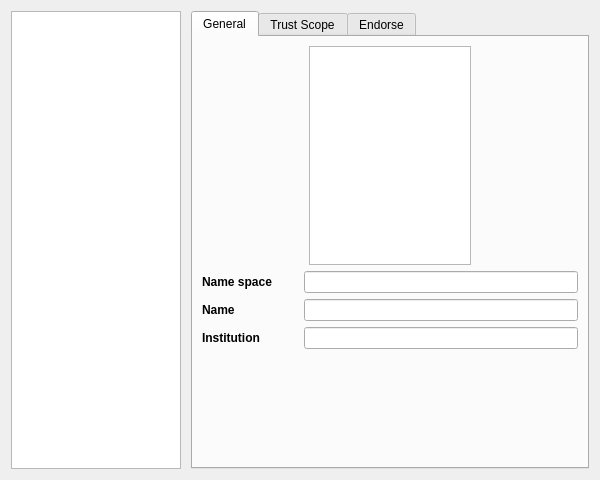
<?xml version="1.0" encoding="UTF-8"?>
<ui version="4.0">
 <class>ContactPanel</class>
 <widget class="QDialog" name="ContactPanel">
  <property name="enabled">
   <bool>true</bool>
  </property>
  <property name="geometry">
   <rect>
    <x>0</x>
    <y>0</y>
    <width>600</width>
    <height>480</height>
   </rect>
  </property>
  <property name="sizePolicy">
   <sizepolicy hsizetype="Preferred" vsizetype="Preferred">
    <horstretch>0</horstretch>
    <verstretch>0</verstretch>
   </sizepolicy>
  </property>
  <property name="windowTitle">
   <string>ChronoChat Contacts</string>
  </property>
  <layout class="QHBoxLayout" name="horizontalLayout_5">
   <item>
    <layout class="QHBoxLayout" name="ContactPanelLayout" stretch="3,7">
     <property name="spacing">
      <number>10</number>
     </property>
     <property name="sizeConstraint">
      <enum>QLayout::SetDefaultConstraint</enum>
     </property>
     <item>
      <widget class="QListView" name="ContactList">
       <property name="contextMenuPolicy">
        <enum>Qt::CustomContextMenu</enum>
       </property>
       <property name="acceptDrops">
        <bool>false</bool>
       </property>
       <property name="editTriggers">
        <set>QAbstractItemView::NoEditTriggers</set>
       </property>
      </widget>
     </item>
     <item>
      <widget class="QTabWidget" name="ContactInfo">
       <property name="currentIndex">
        <number>0</number>
       </property>
       <widget class="QWidget" name="General">
        <attribute name="title">
         <string>General</string>
        </attribute>
        <layout class="QVBoxLayout" name="verticalLayout_7">
         <item>
          <layout class="QVBoxLayout" name="verticalLayout_6" stretch="2,2,1">
           <item>
            <layout class="QHBoxLayout" name="horizontalLayout_7" stretch="2,3,2">
             <item>
              <spacer name="horizontalSpacer_2">
               <property name="orientation">
                <enum>Qt::Horizontal</enum>
               </property>
               <property name="sizeHint" stdset="0">
                <size>
                 <width>40</width>
                 <height>20</height>
                </size>
               </property>
              </spacer>
             </item>
             <item>
              <widget class="QGraphicsView" name="Avatar"/>
             </item>
             <item>
              <spacer name="horizontalSpacer_3">
               <property name="orientation">
                <enum>Qt::Horizontal</enum>
               </property>
               <property name="sizeHint" stdset="0">
                <size>
                 <width>40</width>
                 <height>20</height>
                </size>
               </property>
              </spacer>
             </item>
            </layout>
           </item>
           <item>
            <layout class="QVBoxLayout" name="verticalLayout">
             <item>
              <layout class="QHBoxLayout" name="horizontalLayout" stretch="35,100">
               <property name="spacing">
                <number>-1</number>
               </property>
               <item>
                <widget class="QLabel" name="NameSpaceLabel">
                 <property name="font">
                  <font>
                   <weight>75</weight>
                   <bold>true</bold>
                  </font>
                 </property>
                 <property name="text">
                  <string>Name space</string>
                 </property>
                </widget>
               </item>
               <item>
                <widget class="QLineEdit" name="NameSpaceData">
                 <property name="font">
                  <font>
                   <family>Lucida Grande</family>
                  </font>
                 </property>
                 <property name="readOnly">
                  <bool>true</bool>
                 </property>
                </widget>
               </item>
              </layout>
             </item>
             <item>
              <layout class="QHBoxLayout" name="horizontalLayout_2" stretch="35,100">
               <item>
                <widget class="QLabel" name="NameLabel">
                 <property name="font">
                  <font>
                   <weight>75</weight>
                   <bold>true</bold>
                  </font>
                 </property>
                 <property name="text">
                  <string>Name</string>
                 </property>
                </widget>
               </item>
               <item>
                <widget class="QLineEdit" name="NameData">
                 <property name="font">
                  <font>
                   <family>Lucida Grande</family>
                  </font>
                 </property>
                 <property name="readOnly">
                  <bool>true</bool>
                 </property>
                </widget>
               </item>
              </layout>
             </item>
             <item>
              <layout class="QHBoxLayout" name="horizontalLayout_3" stretch="35,100">
               <item>
                <widget class="QLabel" name="InstitutionLabel">
                 <property name="font">
                  <font>
                   <weight>75</weight>
                   <bold>true</bold>
                  </font>
                 </property>
                 <property name="text">
                  <string>Institution   </string>
                 </property>
                </widget>
               </item>
               <item>
                <widget class="QLineEdit" name="InstitutionData">
                 <property name="font">
                  <font>
                   <family>Lucida Grande</family>
                  </font>
                 </property>
                 <property name="readOnly">
                  <bool>true</bool>
                 </property>
                </widget>
               </item>
              </layout>
             </item>
            </layout>
           </item>
           <item>
            <spacer name="verticalSpacer">
             <property name="orientation">
              <enum>Qt::Vertical</enum>
             </property>
             <property name="sizeHint" stdset="0">
              <size>
               <width>20</width>
               <height>40</height>
              </size>
             </property>
            </spacer>
           </item>
          </layout>
         </item>
        </layout>
       </widget>
       <widget class="QWidget" name="TrustScope">
        <attribute name="title">
         <string>Trust Scope</string>
        </attribute>
        <layout class="QVBoxLayout" name="verticalLayout_2">
         <item>
          <layout class="QVBoxLayout" name="verticalLayout_3">
           <item>
            <widget class="QCheckBox" name="isIntroducer">
             <property name="text">
              <string>Set as introducer</string>
             </property>
            </widget>
           </item>
           <item>
            <widget class="QTableView" name="trustScopeList">
             <attribute name="horizontalHeaderStretchLastSection">
              <bool>true</bool>
             </attribute>
            </widget>
           </item>
           <item>
            <layout class="QHBoxLayout" name="horizontalLayout_4">
             <item>
              <widget class="QPushButton" name="addScope">
               <property name="text">
                <string>Add Scope</string>
               </property>
               <property name="autoDefault">
                <bool>false</bool>
               </property>
              </widget>
             </item>
             <item>
              <widget class="QPushButton" name="deleteScope">
               <property name="text">
                <string>Delete Scope</string>
               </property>
               <property name="autoDefault">
                <bool>false</bool>
               </property>
              </widget>
             </item>
             <item>
              <widget class="QPushButton" name="saveButton">
               <property name="text">
                <string>Save</string>
               </property>
               <property name="autoDefault">
                <bool>false</bool>
               </property>
              </widget>
             </item>
            </layout>
           </item>
          </layout>
         </item>
        </layout>
       </widget>
       <widget class="QWidget" name="Endorse">
        <attribute name="title">
         <string>Endorse</string>
        </attribute>
        <layout class="QVBoxLayout" name="verticalLayout_5">
         <item>
          <layout class="QVBoxLayout" name="verticalLayout_4">
           <item>
            <widget class="QTableView" name="endorseList">
             <attribute name="horizontalHeaderStretchLastSection">
              <bool>true</bool>
             </attribute>
            </widget>
           </item>
           <item>
            <layout class="QHBoxLayout" name="horizontalLayout_6" stretch="3,1">
             <item>
              <spacer name="horizontalSpacer">
               <property name="orientation">
                <enum>Qt::Horizontal</enum>
               </property>
               <property name="sizeHint" stdset="0">
                <size>
                 <width>40</width>
                 <height>20</height>
                </size>
               </property>
              </spacer>
             </item>
             <item>
              <widget class="QPushButton" name="endorseButton">
               <property name="text">
                <string>Endorse</string>
               </property>
               <property name="autoDefault">
                <bool>false</bool>
               </property>
              </widget>
             </item>
            </layout>
           </item>
          </layout>
         </item>
        </layout>
       </widget>
      </widget>
     </item>
    </layout>
   </item>
  </layout>
 </widget>
 <resources/>
 <connections/>
</ui>
